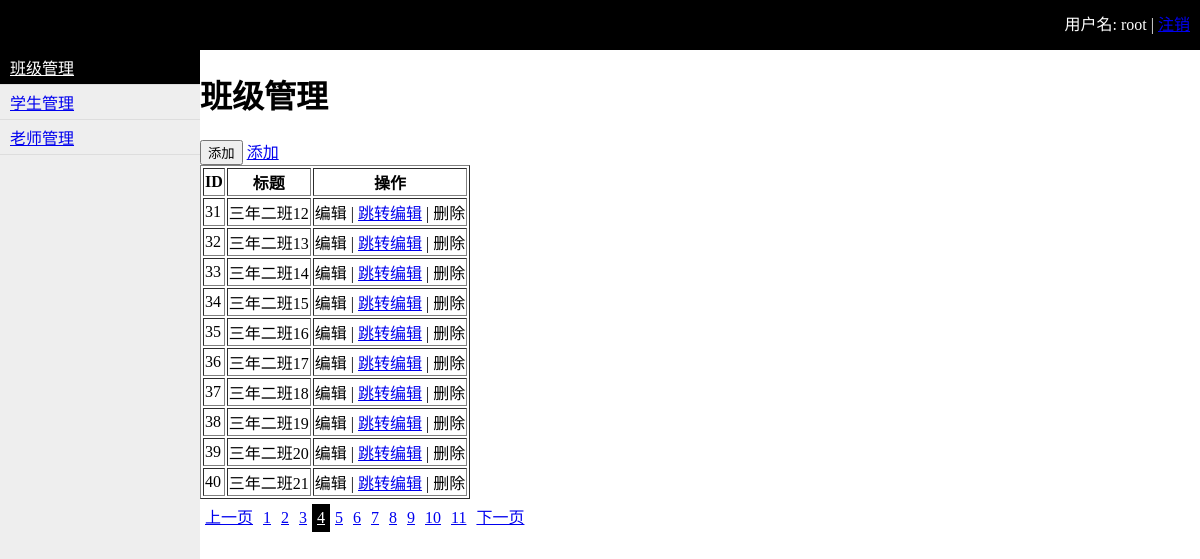
Screenshot of /classes.html?p=4 (signed in) with the database file from the repository.
### app/models.py (models this page shows)
class Classes(models.Model):
  caption = models.CharField(max_length=32)

### app/views.py (the view)
    def inner(request, *args, **kwargs):
        is_login = request.session.get('is_login')
        if is_login:
            return func(request, *args, **kwargs)
        else:
            return redirect('/login.html')

### app/views.py (called while the page is built, shortened)
def auth(func):
    def inner(request, *args, **kwargs):
        is_login = request.session.get('is_login')
        if is_login:
            return func(request, *args, **kwargs)
        else:
            return redirect('/login.html')
    return inner

@auth
def handle_classes(request):
  if request.method == 'GET':
    current_user = request.session.get('username')
    current_page = request.GET.get('p', 1)
    current_page = int(current_page)
    total_count = models.Classes.objects.all().count()
    from utils.page import PagerHelper
    obj = PagerHelper(total_count, current_page, '/classes.html', 10)
    pager = obj.pager_str()
    cls_list = models.Classes.objects.all()[obj.db_start:obj.db_end]
    return render(request, 'classes.html', {'username': current_user,'cls_list': cls_list, 'str_pager': pager})

### utils/page.py (called while the page is built)
  @property
  def db_start(self): # 起始页
    return (self.current_page - 1) * self.per_page

  @property
  def db_end(self): # 结束页
    return self.current_page * self.per_page

  def total_page(self):
    v, a = divmod(self.total_count, self.per_page)
    if a != 0:
      v += 1
    return v

### templates/classes.html (shortened to what this page needs)
{% extends "layout.html" %}
{% block content %}
  <h1>班级管理</h1>
  <div>
    <input type="button" id="id_add" value="添加" />
    <a href="/add_classes.html">添加</a>
  </div>
  <table border="1">
    <thead>
      <tr>
        <th>ID</th>
        <th>标题</th>
        <th>操作</th>
      </tr>
    </thead>
    <tbody>
      {% for item in cls_list %}
        <tr>
          <td _value="id">{{ item.id }}</td>
          <td _value="caption">{{ item.caption }}</td>
          <td>
            <a class="td-edit">编辑</a> | <a target="_blank" href="/edit_classes.html?nid={{ item.id }}">跳转编辑</a> | <a class="td-delete">删除</a>
          </td>
        </tr>
      {% endfor %}
    </tbody>
  </table>
  <div class="pagination">
    {{ str_pager|safe }}
  </div>
{% endblock %}

### rows the page displays
Classes: id "31", caption "三年二班12"
Classes: id "32", caption "三年二班13"
Classes: id "33", caption "三年二班14"
Classes: id "34", caption "三年二班15"
Classes: id "35", caption "三年二班16"
Classes: id "36", caption "三年二班17"
Classes: id "37", caption "三年二班18"
Classes: id "38", caption "三年二班19"
Classes: id "39", caption "三年二班20"
Classes: id "40", caption "三年二班21"

### other values shown
{{ username }} "root"
{{ str_pager|safe }} "上一页 1 2 3 4 5 6 7 8 9 10 11 下一页"
